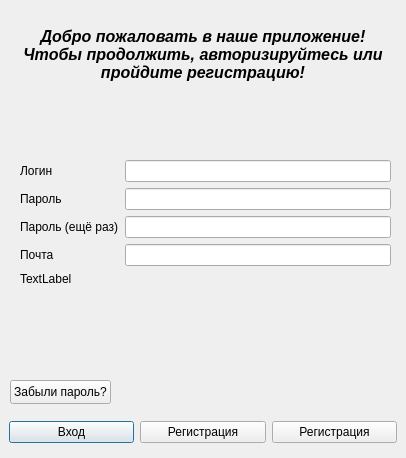
<?xml version="1.0" encoding="UTF-8"?>
<ui version="4.0">
 <class>AuthRegForm</class>
 <widget class="QDialog" name="AuthRegForm">
  <property name="windowModality">
   <enum>Qt::NonModal</enum>
  </property>
  <property name="geometry">
   <rect>
    <x>0</x>
    <y>0</y>
    <width>406</width>
    <height>458</height>
   </rect>
  </property>
  <property name="cursor">
   <cursorShape>PointingHandCursor</cursorShape>
  </property>
  <property name="windowTitle">
   <string>start - Car's-Specific</string>
  </property>
  <property name="windowIcon">
   <iconset theme="QIcon::ThemeIcon::SystemLockScreen"/>
  </property>
  <property name="styleSheet">
   <string notr="true"/>
  </property>
  <widget class="QWidget" name="horizontalLayoutWidget">
   <property name="geometry">
    <rect>
     <x>9</x>
     <y>415</y>
     <width>388</width>
     <height>34</height>
    </rect>
   </property>
   <layout class="QHBoxLayout" name="horizontalLayout">
    <item>
     <widget class="QPushButton" name="pushButton_Auth">
      <property name="styleSheet">
       <string notr="true">font: 700 14pt &quot;Verdana&quot;;
color: rgb(0, 0, 0);</string>
      </property>
      <property name="text">
       <string>Вход</string>
      </property>
     </widget>
    </item>
    <item>
     <widget class="QPushButton" name="pushButton_toReg">
      <property name="styleSheet">
       <string notr="true">font: 700 14pt &quot;Verdana&quot;;
color: rgb(0, 0, 0);</string>
      </property>
      <property name="text">
       <string>Регистрация</string>
      </property>
     </widget>
    </item>
    <item>
     <widget class="QPushButton" name="pushButton_Reg">
      <property name="styleSheet">
       <string notr="true">font: 700 14pt &quot;Verdana&quot;;
color: rgb(0, 0, 0);</string>
      </property>
      <property name="text">
       <string>Регистрация</string>
      </property>
     </widget>
    </item>
   </layout>
  </widget>
  <widget class="QTextBrowser" name="textBrowser">
   <property name="geometry">
    <rect>
     <x>9</x>
     <y>9</y>
     <width>388</width>
     <height>91</height>
    </rect>
   </property>
   <property name="styleSheet">
    <string notr="true">background-color: transparent;
border: none;</string>
   </property>
   <property name="html">
    <string>&lt;!DOCTYPE HTML PUBLIC &quot;-//W3C//DTD HTML 4.0//EN&quot; &quot;http://www.w3.org/TR/REC-html40/strict.dtd&quot;&gt;
&lt;html&gt;&lt;head&gt;&lt;meta name=&quot;qrichtext&quot; content=&quot;1&quot; /&gt;&lt;meta charset=&quot;utf-8&quot; /&gt;&lt;style type=&quot;text/css&quot;&gt;
p, li { white-space: pre-wrap; }
hr { height: 1px; border-width: 0; }
li.unchecked::marker { content: &quot;\2610&quot;; }
li.checked::marker { content: &quot;\2612&quot;; }
&lt;/style&gt;&lt;/head&gt;&lt;body style=&quot; font-family:'Segoe UI'; font-size:9pt; font-weight:400; font-style:normal;&quot;&gt;
&lt;p align=&quot;center&quot; style=&quot;-qt-paragraph-type:empty; margin-top:0px; margin-bottom:0px; margin-left:0px; margin-right:0px; -qt-block-indent:0; text-indent:0px;&quot;&gt;&lt;br /&gt;&lt;/p&gt;
&lt;p align=&quot;center&quot; style=&quot; margin-top:0px; margin-bottom:0px; margin-left:0px; margin-right:0px; -qt-block-indent:0; text-indent:0px;&quot;&gt;&lt;span style=&quot; font-size:12pt; font-weight:700; font-style:italic; color:#000000;&quot;&gt;Добро пожаловать в наше приложение!&lt;br /&gt;Чтобы продолжить, авторизируйтесь или пройдите регистрацию!&lt;/span&gt;&lt;/p&gt;&lt;/body&gt;&lt;/html&gt;</string>
   </property>
  </widget>
  <widget class="QTextBrowser" name="textBrowser_2">
   <property name="geometry">
    <rect>
     <x>9</x>
     <y>320</y>
     <width>388</width>
     <height>89</height>
    </rect>
   </property>
   <property name="styleSheet">
    <string notr="true">background-color: transparent;
border: none;</string>
   </property>
  </widget>
  <widget class="QWidget" name="gridLayoutWidget">
   <property name="geometry">
    <rect>
     <x>20</x>
     <y>160</y>
     <width>371</width>
     <height>156</height>
    </rect>
   </property>
   <layout class="QFormLayout" name="formLayout">
    <item row="0" column="0">
     <widget class="QLabel" name="label_login">
      <property name="styleSheet">
       <string notr="true">font: 700 10pt &quot;Verdana&quot;;
color: black;</string>
      </property>
      <property name="text">
       <string>Логин</string>
      </property>
     </widget>
    </item>
    <item row="2" column="0">
     <widget class="QLabel" name="label_password">
      <property name="styleSheet">
       <string notr="true">font: 700 10pt &quot;Verdana&quot;;
color: black;
</string>
      </property>
      <property name="text">
       <string>Пароль</string>
      </property>
     </widget>
    </item>
    <item row="4" column="0">
     <widget class="QLabel" name="label_passwordcheck">
      <property name="styleSheet">
       <string notr="true">font: 700 10pt &quot;Verdana&quot;;
color: black;</string>
      </property>
      <property name="text">
       <string>Пароль (ещё раз)</string>
      </property>
     </widget>
    </item>
    <item row="6" column="0">
     <widget class="QLabel" name="label_mail">
      <property name="styleSheet">
       <string notr="true">font: 700 10pt &quot;Verdana&quot;;
color: black;</string>
      </property>
      <property name="text">
       <string>Почта</string>
      </property>
     </widget>
    </item>
    <item row="0" column="1">
     <widget class="QLineEdit" name="lineEdit_login"/>
    </item>
    <item row="2" column="1">
     <widget class="QLineEdit" name="lineEdit_password"/>
    </item>
    <item row="4" column="1">
     <widget class="QLineEdit" name="lineEdit_passwordcheck"/>
    </item>
    <item row="6" column="1">
     <widget class="QLineEdit" name="lineEdit_mail"/>
    </item>
    <item row="7" column="0" colspan="2">
     <widget class="QLabel" name="label_error">
      <property name="text">
       <string>TextLabel</string>
      </property>
     </widget>
    </item>
   </layout>
  </widget>
  <widget class="QPushButton" name="pushButton_new_password">
   <property name="geometry">
    <rect>
     <x>10</x>
     <y>380</y>
     <width>101</width>
     <height>24</height>
    </rect>
   </property>
   <property name="text">
    <string>Забыли пароль?</string>
   </property>
  </widget>
 </widget>
 <resources/>
 <connections/>
</ui>
